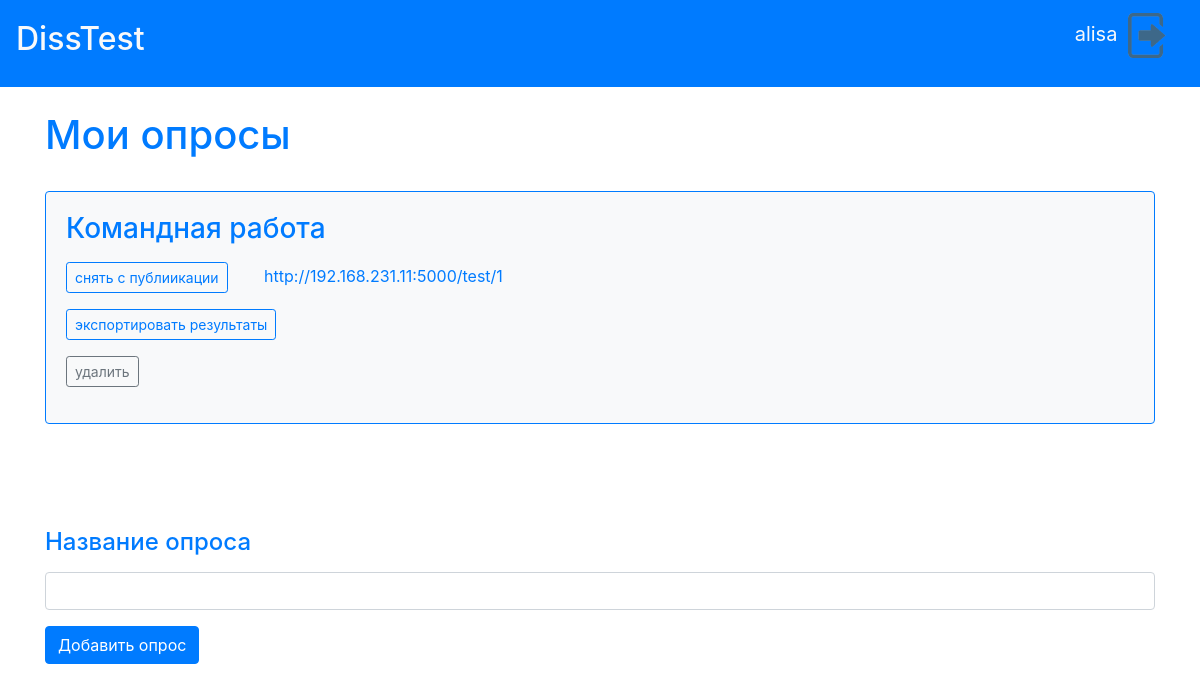
Page / (signed in) on the earlier database version.
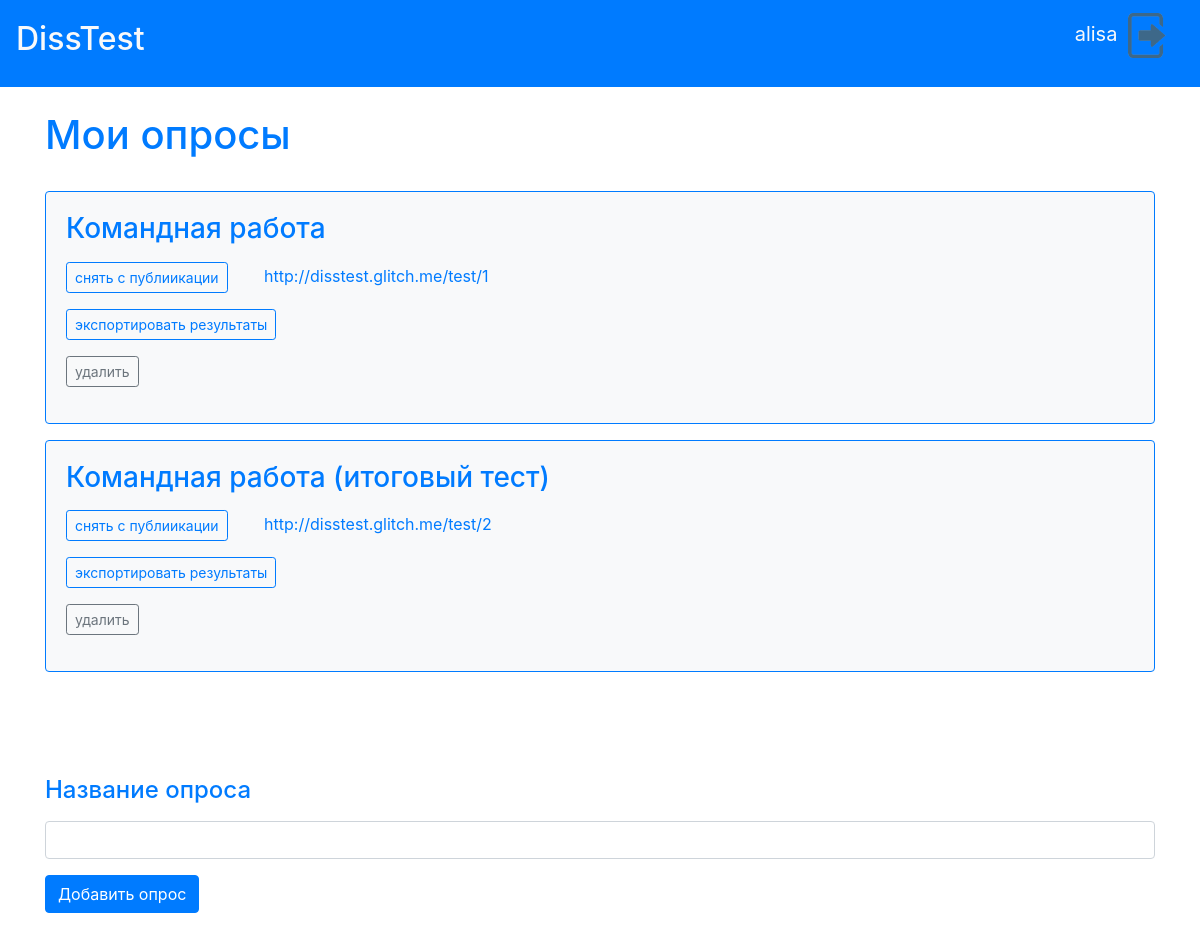
Same page on the later database version.
### data/users.py (models this page shows, shortened)
class User(SqlAlchemyBase, UserMixin):
    __tablename__ = 'users'
    id = sqlalchemy.Column(sqlalchemy.Integer,
                           primary_key=True, autoincrement=True)
    name = sqlalchemy.Column(sqlalchemy.String, nullable=False)
    hashed_password = sqlalchemy.Column(sqlalchemy.String, nullable=False)
    polls = orm.relation("Poll", back_populates='user')

### data/polls.py (models this page shows, shortened)
class Poll(SqlAlchemyBase):
    __tablename__ = 'polls'
    id = sqlalchemy.Column(sqlalchemy.Integer,
                           primary_key=True, autoincrement=True)
    title = sqlalchemy.Column(sqlalchemy.String, nullable=False)
    ref = sqlalchemy.Column(sqlalchemy.String, unique=True, nullable=True)
    user_id = sqlalchemy.Column(sqlalchemy.Integer,
                                sqlalchemy.ForeignKey("users.id"))
    user = orm.relation('User')
    questions = orm.relation("Question", back_populates='poll')
    results = orm.relation("Result", back_populates='poll')
    def __lt__(self, other):
        return self.title < other.title

### server.py (the view, shortened to what this page needs)
@app.route("/", methods=['GET', 'POST'])
def index():
    db_sess = db_session.create_session()
    polls = []
    form = None
    if flask_login.current_user.is_authenticated:
        current_user = flask_login.current_user
        user = db_sess.query(User).filter(User.name == current_user.name).first()
        polls = db_sess.query(Poll).filter(Poll.user_id == user.id)
        form = PollForm()
    return render_template("index.html",
                           title='DissTest',
                           polls=sorted(polls),
                           form=form)

### forms/poll.py
class PollForm(FlaskForm):
    title = StringField('Название опроса', validators=[DataRequired()])
    submit = SubmitField('Добавить опрос')

### data/db_session.py (called while the page is built)
def create_session() -> Session:
    global __factory
    return __factory()

### server.py (called while the page is built)
@login_manager.user_loader
def load_user(user_id):
    db_sess = db_session.create_session()
    return db_sess.query(User).get(user_id)

### templates/index.html (shortened to what this page needs)
{% extends "base.html" %}
{% block content %}
    {% if current_user.is_authenticated %}
        <h1 class="text-primary">Мои опросы</h1>
        <br>
        {% for item in polls%}
            <div class="card border-primary bg-light mb-3">
              <div class="card-body">
                <h3 class="card-title fw-bold text-secondary"><a href="/poll/{{item.id}}">{{item.title}}</a></h3>
                  <p></p><a href="/poll_publish/{{item.id}}" class="btn btn-outline-primary btn-sm">
                                    {% if item.ref %}
                                        снять с публиикации
                                   {% else %}
                                        опубликовать
                                    {% endif %}
                  </a>
                   {% if item.ref %}
                  &emsp;&emsp;<a href={{item.ref}} target="_blank">{{item.ref}}</a>
                   {% endif %}
                  <p><a href="/poll_export/{{ item.id }}" class="btn btn-outline-primary btn-sm">экспортировать результаты</a></p>
                  <p><a href="/poll_delete/{{ item.id }}" class="btn btn-outline-secondary btn-sm">удалить</a></p>
              </div>
            </div>
        {% endfor %}
        <br><br><br>
        <form action="" method="post">
            <h4 class="text-primary">{{ form.title.label }}</h4>
            <p>{{ form.title(class="form-control") }}</p>
            <p>{{ form.submit(type="submit", class="btn btn-primary") }}</p>
        </form>
    {% else %}
        <h2 class="text-primary text-center">DissTest поможет создавать и проводить свои опросы</h2>
        <br>
        <h3 class="text-secondary text-center"><a href="/register">Зарегистрируйтесь</a> чтобы начать</h3>
        <br>
        <h3 class="text-secondary text-center"><a href="/login">Авторизуйтесь</a> чтобы продолжить</h3>
    {% endif %}
{% endblock %}

### templates/base.html (shortened to what this page needs)
<!doctype html>
<html lang="en">
<head>
    <link rel="stylesheet"
          href="https://stackpath.bootstrapcdn.com/bootstrap/4.4.1/css/bootstrap.min.css"
>
</head>
<body>
<header>
    <nav class="navbar text-light bg-primary">
        <a class="navbar-brand text-light" href="/"><h2>DissTest</h2></a>
        {% if current_user.is_authenticated %}
        <p class="navbar-brand">
            {{current_user.name}}
            <a href="/logout">
                <img src="{{ url_for('static', filename='images/out.png') }}" height="45"/>
            </a>
        </p>
        {% else %}
            <p>
                <a class="btn btn-primary " href="/register">Зарегистрироваться</a>
                <a class="btn btn-success" href="/login">Войти</a>
            </p>
        {% endif %}
    </nav>
</header>
<br>
<main role="main" class="container">
    {% block content %}{% endblock %}
</main>
</body>
</html>

Differences in the rows shown:
changed Poll "Командная работа": ref "http://192.168.231.11:5000/test/1" → "http://disstest.glitch.me/test/1"
added Poll: title "Командная работа (итоговый тест)", shows "снять с публиикации", ref "http://disstest.glitch.me/test/2"
